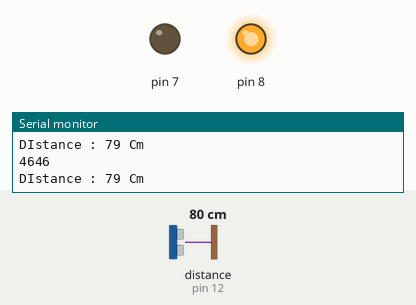
Recording of a sketch running on a simulated Arduino Uno, built with avr-gcc and run on an emulated ATmega328P. On the bench: output pins drawn as LEDs (lit = HIGH), the last lines printed to the serial monitor. Wiring (inferred from the names in the program): ultrasonic range finder: trigger pin 13; echo pin 12. Inputs (shaded band) come from the test bench; at power-on: distance to the obstacle (sensor on pin 12) 80 cm. The echo pulse lasts 58.3 µs per cm; pins used as bus, display or sensor lines are not drawn.

Above: at 1.8 s.
1.9 s: distance to the obstacle (sensor on pin 12) set to 95 cm
3.4 s: distance to the obstacle (sensor on pin 12) set to 105 cm
At 5.1 s:
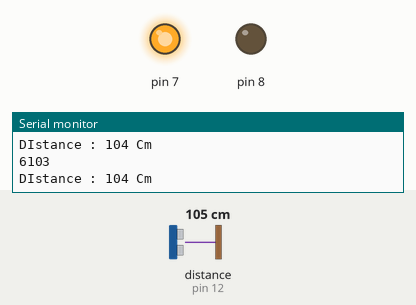
5.5 s: distance to the obstacle (sensor on pin 12) set to 2 cm
At 6.9 s:
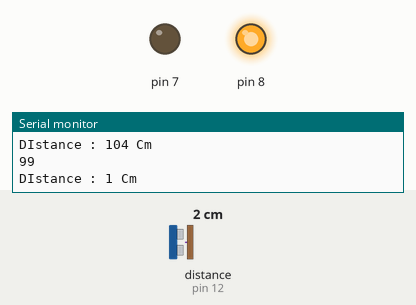
7.5 s: distance to the obstacle (sensor on pin 12) set to 120 cm
At 8.7 s:
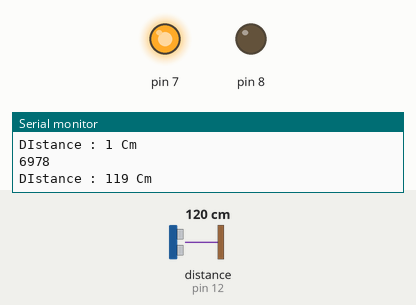
Timing chart, 0 to 10.5 s (numbered marks = the images above; inputs shaded):
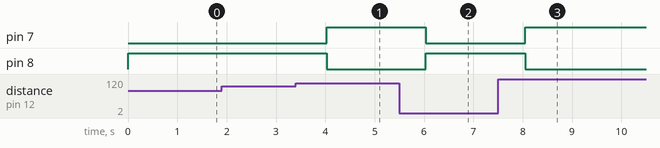

Measured:
- the behaviour switches between 100 and 101 cm on distance to the obstacle (sensor on pin 12) (found by bisection; images 0 and 1)
- after the input at 3.4 s, pin 7: LOW → HIGH after 0.63 s; pin 8: HIGH → LOW after 0.63 s
- after the input at 5.5 s, pin 7: HIGH → LOW after 0.54 s; pin 8: LOW → HIGH after 0.54 s
- after the input at 7.5 s, pin 7: LOW → HIGH after 0.55 s; pin 8: HIGH → LOW after 0.55 s

The sketch:

magnificent_jaiks1.ino
```cpp
#define TRIG 13
#define ECHO 12

void setup()
{
  Serial.begin(9600);
  pinMode(7, OUTPUT);
  pinMode(8, OUTPUT);
  pinMode(TRIG, OUTPUT);
  pinMode(ECHO, INPUT);
}

void loop()
{
  long duration,distance;

  digitalWrite(TRIG, LOW);
  delayMicroseconds(2); //delay(2)
  digitalWrite(TRIG, HIGH);
  delayMicroseconds(10);
  digitalWrite(TRIG, LOW);

  duration = pulseIn(ECHO, HIGH);
  distance = duration/58.2;

  Serial.println(duration);
  Serial.print("\nDIstance : ");
  Serial.print(distance);
  Serial.println(" Cm");

  if (distance >=100){
    digitalWrite(7, HIGH);
    digitalWrite(8, LOW);
  }else {
    digitalWrite(7, LOW);
    digitalWrite(8, HIGH);
  }


  delay(1000);

}
```
